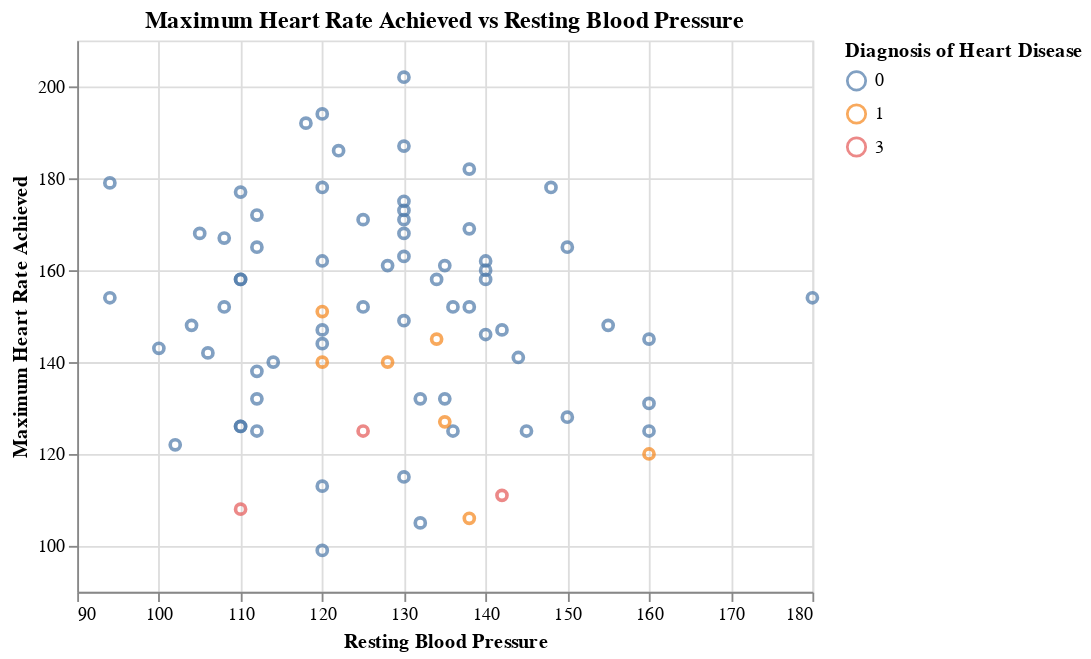

Notebook cell for this chart:
### Markdown cell above
There are no clear trends in Serum cholestral and Resting Blood Pressure that can be seen through the plot above. However, if a patient has a resting blood pressure of around 110 to 140 mm Hg and a Serum Cholestral level of 200 to 300, they should be aware that they have a higher risk of possessing heart disease.

### Code cell
plot5=alt.Chart(heart_test_predictions).mark_point().encode(
    x=alt.X("trestbps",title = "Resting Blood Pressure", scale=alt.Scale(zero=False)),
    y=alt.Y("thalach",title = "Maximum Heart Rate Achieved", scale=alt.Scale(zero=False)),
    color=alt.Color("predicted:N",title = "Diagnosis of Heart Disease")
).properties(title="Maximum Heart Rate Achieved vs Resting Blood Pressure")
plot5

### Figure 1 — Vega-Lite specification as saved in the notebook (floating-point values rounded to 4 significant figures)
{"config": {"view": {"continuousWidth": 400, "continuousHeight": 300}}, "data": {"name": "data-126e00955e0362e263d044f6f4608d0d"}, "mark": "point", "encoding": {"color": {"field": "predicted", "title": "Diagnosis of Heart Disease", "type": "nominal"}, "x": {"field": "trestbps", "scale": {"zero": false}, "title": "Resting Blood Pressure", "type": "quantitative"}, "y": {"field": "thalach", "scale": {"zero": false}, "title": "Maximum Heart Rate Achieved", "type": "quantitative"}}, "title": "Maximum Heart Rate Achieved vs Resting Blood Pressure", "$schema": "https://vega.github.io/schema/vega-lite/v4.17.0.json", "datasets": {"data-126e00955e0362e263d044f6f4608d0d": [{"age": 65, "sex": 1, "cp": 4, "trestbps": 110, "chol": 248, "fbs": 0, "restecg": 2, "thalach": 158, "exang": 0, "oldpeak": 0.6, "slope": 1, "ca": 2.0, "thal": 6.0, "num": 1, "predicted": 0}, {"age": 39, "sex": 0, "cp": 3, "trestbps": 94, "chol": 199, "fbs": 0, "restecg": 0, "thalach": 179, "exang": 0, "oldpeak": 0.0, "slope": 1, "ca": 0.0, "thal": 3.0, "num": 0, "predicted": 0}, {"age": 64, "sex": 1, "cp": 3, "trestbps": 140, "chol": 335, "fbs": 0, "restecg": 0, "thalach": 158, "exang": 0, "oldpeak": 0.0, "slope": 1, "ca": 0.0, "thal": 3.0, "num": 1, "predicted": 0}, {"age": 52, "sex": 1, "cp": 4, "trestbps": 128, "chol": 255, "fbs": 0, "restecg": 0, "thalach": 161, "exang": 1, "oldpeak": 0.0, "slope": 1, "ca": 1.0, "thal": 7.0, "num": 1, "predicted": 0}, {"age": 58, "sex": 1, "cp": 4, "trestbps": 125, "chol": 300, "fbs": 0, "restecg": 2, "thalach": 171, "exang": 0, "oldpeak": 0.0, "slope": 1, "ca": 2.0, "thal": 7.0, "num": 1, "predicted": 0}, {"age": 47, "sex": 1, "cp": 3, "trestbps": 108, "chol": 243, "fbs": 0, "restecg": 0, "thalach": 152, "exang": 0, "oldpeak": 0.0, "slope": 1, "ca": 0.0, "thal": 3.0, "num": 1, "predicted": 0}, {"age": 56, "sex": 1, "cp": 2, "trestbps": 120, "chol": 236, "fbs": 0, "restecg": 0, "thalach": 178, "exang": 0, "oldpeak": 0.8, "slope": 1, "ca": 0.0, "thal": 3.0, "num": 0, "predicted": 0}, {"age": 34, "sex": 0, "cp": 2, "trestbps": 118, "chol": 210, "fbs": 0, "restecg": 0, "thalach": 192, "exang": 0, "oldpeak": 0.7, "slope": 1, "ca": 0.0, "thal": 3.0, "num": 0, "predicted": 0}, {"age": 55, "sex": 1, "cp": 4, "trestbps": 132, "chol": 353, "fbs": 0, "restecg": 0, "thalach": 132, "exang": 1, "oldpeak": 1.2, "slope": 2, "ca": 1.0, "thal": 7.0, "num": 3, "predicted": 0}, {"age": 59, "sex": 1, "cp": 1, "trestbps": 160, "chol": 273, "fbs": 0, "restecg": 2, "thalach": 125, "exang": 0, "oldpeak": 0.0, "slope": 1, "ca": 0.0, "thal": 3.0, "num": 1, "predicted": 0}, {"age": 62, "sex": 1, "cp": 4, "trestbps": 120, "chol": 267, "fbs": 0, "restecg": 0, "thalach": 99, "exang": 1, "oldpeak": 1.8, "slope": 2, "ca": 2.0, "thal": 7.0, "num": 1, "predicted": 0}, {"age": 41, "sex": 0, "cp": 3, "trestbps": 112, "chol": 268, "fbs": 0, "restecg": 2, "thalach": 172, "exang": 1, "oldpeak": 0.0, "slope": 1, "ca": 0.0, "thal": 3.0, "num": 0, "predicted": 0}, {"age": 53, "sex": 1, "cp": 4, "trestbps": 142, "chol": 226, "fbs": 0, "restecg": 2, "thalach": 111, "exang": 1, "oldpeak": 0.0, "slope": 1, "ca": 0.0, "thal": 7.0, "num": 0, "predicted": 3}, {"age": 70, "sex": 1, "cp": 4, "trestbps": 145, "chol": 174, "fbs": 0, "restecg": 0, "thalach": 125, "exang": 1, "oldpeak": 2.6, "slope": 3, "ca": 0.0, "thal": 7.0, "num": 4, "predicted": 0}, {"age": 52, "sex": 1, "cp": 3, "trestbps": 138, "chol": 223, "fbs": 0, "restecg": 0, "thalach": 169, "exang": 0, "oldpeak": 0.0, "slope": 1, "ca": null, "thal": 3.0, "num": 0, "predicted": 0}, {"age": 58, "sex": 0, "cp": 2, "trestbps": 136, "chol": 319, "fbs": 1, "restecg": 2, "thalach": 152, "exang": 0, "oldpeak": 0.0, "slope": 1, "ca": 2.0, "thal": 3.0, "num": 3, "predicted": 0}, {"age": 41, "sex": 0, "cp": 2, "trestbps": 105, "chol": 198, "fbs": 0, "restecg": 0, "thalach": 168, "exang": 0, "oldpeak": 0.0, "slope": 1, "ca": 1.0, "thal": 3.0, "num": 0, "predicted": 0}, {"age": 67, "sex": 0, "cp": 4, "trestbps": 106, "chol": 223, "fbs": 0, "restecg": 0, "thalach": 142, "exang": 0, "oldpeak": 0.3, "slope": 1, "ca": 2.0, "thal": 3.0, "num": 0, "predicted": 0}, {"age": 52, "sex": 1, "cp": 2, "trestbps": 134, "chol": 201, "fbs": 0, "restecg": 0, "thalach": 158, "exang": 0, "oldpeak": 0.8, "slope": 1, "ca": 1.0, "thal": 3.0, "num": 0, "predicted": 0}, {"age": 51, "sex": 1, "cp": 3, "trestbps": 94, "chol": 227, "fbs": 0, "restecg": 0, "thalach": 154, "exang": 1, "oldpeak": 0.0, "slope": 1, "ca": 1.0, "thal": 7.0, "num": 0, "predicted": 0}, {"age": 29, "sex": 1, "cp": 2, "trestbps": 130, "chol": 204, "fbs": 0, "restecg": 2, "thalach": 202, "exang": 0, "oldpeak": 0.0, "slope": 1, "ca": 0.0, "thal": 3.0, "num": 0, "predicted": 0}, {"age": 61, "sex": 1, "cp": 4, "trestbps": 120, "chol": 260, "fbs": 0, "restecg": 0, "thalach": 140, "exang": 1, "oldpeak": 3.6, "slope": 2, "ca": 1.0, "thal": 7.0, "num": 2, "predicted": 1}, {"age": 54, "sex": 1, "cp": 4, "trestbps": 110, "chol": 239, "fbs": 0, "restecg": 0, "thalach": 126, "exang": 1, "oldpeak": 2.8, "slope": 2, "ca": 1.0, "thal": 7.0, "num": 3, "predicted": 0}, {"age": 59, "sex": 1, "cp": 4, "trestbps": 140, "chol": 177, "fbs": 0, "restecg": 0, "thalach": 162, "exang": 1, "oldpeak": 0.0, "slope": 1, "ca": 1.0, "thal": 7.0, "num": 2, "predicted": 0}, {"age": 54, "sex": 1, "cp": 3, "trestbps": 150, "chol": 232, "fbs": 0, "restecg": 2, "thalach": 165, "exang": 0, "oldpeak": 1.6, "slope": 1, "ca": 0.0, "thal": 7.0, "num": 0, "predicted": 0}, {"age": 51, "sex": 1, "cp": 1, "trestbps": 125, "chol": 213, "fbs": 0, "restecg": 2, "thalach": 125, "exang": 1, "oldpeak": 1.4, "slope": 1, "ca": 1.0, "thal": 3.0, "num": 0, "predicted": 3}, {"age": 64, "sex": 0, "cp": 4, "trestbps": 180, "chol": 325, "fbs": 0, "restecg": 0, "thalach": 154, "exang": 1, "oldpeak": 0.0, "slope": 1, "ca": 0.0, "thal": 3.0, "num": 0, "predicted": 0}, {"age": 69, "sex": 1, "cp": 3, "trestbps": 140, "chol": 254, "fbs": 0, "restecg": 2, "thalach": 146, "exang": 0, "oldpeak": 2.0, "slope": 2, "ca": 3.0, "thal": 7.0, "num": 2, "predicted": 0}, {"age": 54, "sex": 1, "cp": 4, "trestbps": 140, "chol": 239, "fbs": 0, "restecg": 0, "thalach": 160, "exang": 0, "oldpeak": 1.2, "slope": 1, "ca": 0.0, "thal": 3.0, "num": 0, "predicted": 0}, {"age": 55, "sex": 1, "cp": 4, "trestbps": 160, "chol": 289, "fbs": 0, "restecg": 2, "thalach": 145, "exang": 1, "oldpeak": 0.8, "slope": 2, "ca": 1.0, "thal": 7.0, "num": 4, "predicted": 0}, {"age": 48, "sex": 1, "cp": 4, "trestbps": 122, "chol": 222, "fbs": 0, "restecg": 2, "thalach": 186, "exang": 0, "oldpeak": 0.0, "slope": 1, "ca": 0.0, "thal": 3.0, "num": 0, "predicted": 0}, {"age": 42, "sex": 0, "cp": 4, "trestbps": 102, "chol": 265, "fbs": 0, "restecg": 2, "thalach": 122, "exang": 0, "oldpeak": 0.6, "slope": 2, "ca": 0.0, "thal": 3.0, "num": 0, "predicted": 0}, {"age": 66, "sex": 1, "cp": 2, "trestbps": 160, "chol": 246, "fbs": 0, "restecg": 0, "thalach": 120, "exang": 1, "oldpeak": 0.0, "slope": 2, "ca": 3.0, "thal": 6.0, "num": 2, "predicted": 1}, {"age": 66, "sex": 1, "cp": 4, "trestbps": 120, "chol": 302, "fbs": 0, "restecg": 2, "thalach": 151, "exang": 0, "oldpeak": 0.4, "slope": 2, "ca": 0.0, "thal": 3.0, "num": 0, "predicted": 1}, {"age": 57, "sex": 1, "cp": 4, "trestbps": 130, "chol": 131, "fbs": 0, "restecg": 0, "thalach": 115, "exang": 1, "oldpeak": 1.2, "slope": 2, "ca": 1.0, "thal": 7.0, "num": 3, "predicted": 0}, {"age": 71, "sex": 0, "cp": 4, "trestbps": 112, "chol": 149, "fbs": 0, "restecg": 0, "thalach": 125, "exang": 0, "oldpeak": 1.6, "slope": 2, "ca": 0.0, "thal": 3.0, "num": 0, "predicted": 0}, {"age": 53, "sex": 1, "cp": 3, "trestbps": 130, "chol": 246, "fbs": 1, "restecg": 2, "thalach": 173, "exang": 0, "oldpeak": 0.0, "slope": 1, "ca": 3.0, "thal": 3.0, "num": 0, "predicted": 0}, {"age": 44, "sex": 1, "cp": 4, "trestbps": 110, "chol": 197, "fbs": 0, "restecg": 2, "thalach": 177, "exang": 0, "oldpeak": 0.0, "slope": 1, "ca": 1.0, "thal": 3.0, "num": 1, "predicted": 0}, {"age": 59, "sex": 1, "cp": 4, "trestbps": 135, "chol": 234, "fbs": 0, "restecg": 0, "thalach": 161, "exang": 0, "oldpeak": 0.5, "slope": 2, "ca": 0.0, "thal": 7.0, "num": 0, "predicted": 0}, {"age": 61, "sex": 1, "cp": 1, "trestbps": 134, "chol": 234, "fbs": 0, "restecg": 0, "thalach": 145, "exang": 0, "oldpeak": 2.6, "slope": 2, "ca": 2.0, "thal": 3.0, "num": 2, "predicted": 1}, {"age": 62, "sex": 1, "cp": 2, "trestbps": 128, "chol": 208, "fbs": 1, "restecg": 2, "thalach": 140, "exang": 0, "oldpeak": 0.0, "slope": 1, "ca": 0.0, "thal": 3.0, "num": 0, "predicted": 1}, {"age": 37, "sex": 1, "cp": 3, "trestbps": 130, "chol": 250, "fbs": 0, "restecg": 0, "thalach": 187, "exang": 0, "oldpeak": 3.5, "slope": 3, "ca": 0.0, "thal": 3.0, "num": 0, "predicted": 0}, {"age": 54, "sex": 1, "cp": 4, "trestbps": 120, "chol": 188, "fbs": 0, "restecg": 0, "thalach": 113, "exang": 0, "oldpeak": 1.4, "slope": 2, "ca": 1.0, "thal": 7.0, "num": 2, "predicted": 0}, {"age": 42, "sex": 1, "cp": 1, "trestbps": 148, "chol": 244, "fbs": 0, "restecg": 2, "thalach": 178, "exang": 0, "oldpeak": 0.8, "slope": 1, "ca": 2.0, "thal": 3.0, "num": 0, "predicted": 0}, {"age": 54, "sex": 1, "cp": 3, "trestbps": 125, "chol": 273, "fbs": 0, "restecg": 2, "thalach": 152, "exang": 0, "oldpeak": 0.5, "slope": 3, "ca": 1.0, "thal": 3.0, "num": 0, "predicted": 0}, {"age": 49, "sex": 0, "cp": 4, "trestbps": 130, "chol": 269, "fbs": 0, "restecg": 0, "thalach": 163, "exang": 0, "oldpeak": 0.0, "slope": 1, "ca": 0.0, "thal": 3.0, "num": 0, "predicted": 0}, {"age": 45, "sex": 0, "cp": 2, "trestbps": 130, "chol": 234, "fbs": 0, "restecg": 2, "thalach": 175, "exang": 0, "oldpeak": 0.6, "slope": 2, "ca": 0.0, "thal": 3.0, "num": 0, "predicted": 0}, {"age": 45, "sex": 1, "cp": 4, "trestbps": 142, "chol": 309, "fbs": 0, "restecg": 2, "thalach": 147, "exang": 1, "oldpeak": 0.0, "slope": 2, "ca": 3.0, "thal": 7.0, "num": 3, "predicted": 0}, {"age": 66, "sex": 1, "cp": 4, "trestbps": 112, "chol": 212, "fbs": 0, "restecg": 2, "thalach": 132, "exang": 1, "oldpeak": 0.1, "slope": 1, "ca": 1.0, "thal": 3.0, "num": 2, "predicted": 0}, {"age": 42, "sex": 1, "cp": 3, "trestbps": 120, "chol": 240, "fbs": 1, "restecg": 0, "thalach": 194, "exang": 0, "oldpeak": 0.8, "slope": 3, "ca": 0.0, "thal": 7.0, "num": 0, "predicted": 0}, {"age": 45, "sex": 0, "cp": 4, "trestbps": 138, "chol": 236, "fbs": 0, "restecg": 2, "thalach": 152, "exang": 1, "oldpeak": 0.2, "slope": 2, "ca": 0.0, "thal": 3.0, "num": 0, "predicted": 0}, {"age": 68, "sex": 1, "cp": 4, "trestbps": 144, "chol": 193, "fbs": 1, "restecg": 0, "thalach": 141, "exang": 0, "oldpeak": 3.4, "slope": 2, "ca": 2.0, "thal": 7.0, "num": 2, "predicted": 0}, {"age": 69, "sex": 1, "cp": 1, "trestbps": 160, "chol": 234, "fbs": 1, "restecg": 2, "thalach": 131, "exang": 0, "oldpeak": 0.1, "slope": 2, "ca": 1.0, "thal": 3.0, "num": 0, "predicted": 0}, {"age": 54, "sex": 0, "cp": 3, "trestbps": 110, "chol": 214, "fbs": 0, "restecg": 0, "thalach": 158, "exang": 0, "oldpeak": 1.6, "slope": 2, "ca": 0.0, "thal": 3.0, "num": 0, "predicted": 0}, {"age": 41, "sex": 1, "cp": 3, "trestbps": 130, "chol": 214, "fbs": 0, "restecg": 2, "thalach": 168, "exang": 0, "oldpeak": 2.0, "slope": 2, "ca": 0.0, "thal": 3.0, "num": 0, "predicted": 0}, {"age": 58, "sex": 1, "cp": 3, "trestbps": 112, "chol": 230, "fbs": 0, "restecg": 2, "thalach": 165, "exang": 0, "oldpeak": 2.5, "slope": 2, "ca": 1.0, "thal": 7.0, "num": 4, "predicted": 0}, {"age": 58, "sex": 1, "cp": 4, "trestbps": 114, "chol": 318, "fbs": 0, "restecg": 1, "thalach": 140, "exang": 0, "oldpeak": 4.4, "slope": 3, "ca": 3.0, "thal": 6.0, "num": 4, "predicted": 0}, {"age": 65, "sex": 0, "cp": 3, "trestbps": 155, "chol": 269, "fbs": 0, "restecg": 0, "thalach": 148, "exang": 0, "oldpeak": 0.8, "slope": 1, "ca": 0.0, "thal": 3.0, "num": 0, "predicted": 0}, {"age": 50, "sex": 1, "cp": 4, "trestbps": 150, "chol": 243, "fbs": 0, "restecg": 2, "thalach": 128, "exang": 0, "oldpeak": 2.6, "slope": 2, "ca": 0.0, "thal": 7.0, "num": 4, "predicted": 0}, {"age": 54, "sex": 1, "cp": 3, "trestbps": 120, "chol": 258, "fbs": 0, "restecg": 2, "thalach": 147, "exang": 0, "oldpeak": 0.4, "slope": 2, "ca": 0.0, "thal": 7.0, "num": 0, "predicted": 0}, {"age": 54, "sex": 1, "cp": 4, "trestbps": 110, "chol": 206, "fbs": 0, "restecg": 2, "thalach": 108, "exang": 1, "oldpeak": 0.0, "slope": 2, "ca": 1.0, "thal": 3.0, "num": 3, "predicted": 3}, {"age": 49, "sex": 1, "cp": 2, "trestbps": 130, "chol": 266, "fbs": 0, "restecg": 0, "thalach": 171, "exang": 0, "oldpeak": 0.6, "slope": 1, "ca": 0.0, "thal": 3.0, "num": 0, "predicted": 0}, {"age": 54, "sex": 0, "cp": 3, "trestbps": 108, "chol": 267, "fbs": 0, "restecg": 2, "thalach": 167, "exang": 0, "oldpeak": 0.0, "slope": 1, "ca": 0.0, "thal": 3.0, "num": 0, "predicted": 0}, {"age": 59, "sex": 1, "cp": 4, "trestbps": 138, "chol": 271, "fbs": 0, "restecg": 2, "thalach": 182, "exang": 0, "oldpeak": 0.0, "slope": 1, "ca": 0.0, "thal": 3.0, "num": 0, "predicted": 0}, {"age": 45, "sex": 1, "cp": 4, "trestbps": 104, "chol": 208, "fbs": 0, "restecg": 2, "thalach": 148, "exang": 1, "oldpeak": 3.0, "slope": 2, "ca": 0.0, "thal": 3.0, "num": 0, "predicted": 0}, {"age": 62, "sex": 0, "cp": 4, "trestbps": 138, "chol": 294, "fbs": 1, "restecg": 0, "thalach": 106, "exang": 0, "oldpeak": 1.9, "slope": 2, "ca": 3.0, "thal": 3.0, "num": 2, "predicted": 1}, {"age": 56, "sex": 1, "cp": 4, "trestbps": 132, "chol": 184, "fbs": 0, "restecg": 2, "thalach": 105, "exang": 1, "oldpeak": 2.1, "slope": 2, "ca": 1.0, "thal": 6.0, "num": 1, "predicted": 0}, {"age": 42, "sex": 1, "cp": 4, "trestbps": 136, "chol": 315, "fbs": 0, "restecg": 0, "thalach": 125, "exang": 1, "oldpeak": 1.8, "slope": 2, "ca": 0.0, "thal": 6.0, "num": 2, "predicted": 0}, {"age": 65, "sex": 1, "cp": 4, "trestbps": 135, "chol": 254, "fbs": 0, "restecg": 2, "thalach": 127, "exang": 0, "oldpeak": 2.8, "slope": 2, "ca": 1.0, "thal": 7.0, "num": 2, "predicted": 1}, {"age": 46, "sex": 1, "cp": 4, "trestbps": 120, "chol": 249, "fbs": 0, "restecg": 2, "thalach": 144, "exang": 0, "oldpeak": 0.8, "slope": 1, "ca": 0.0, "thal": 7.0, "num": 1, "predicted": 0}, {"age": 57, "sex": 1, "cp": 4, "trestbps": 110, "chol": 201, "fbs": 0, "restecg": 0, "thalach": 126, "exang": 1, "oldpeak": 1.5, "slope": 2, "ca": 0.0, "thal": 6.0, "num": 0, "predicted": 0}, {"age": 51, "sex": 0, "cp": 3, "trestbps": 130, "chol": 256, "fbs": 0, "restecg": 2, "thalach": 149, "exang": 0, "oldpeak": 0.5, "slope": 1, "ca": 0.0, "thal": 3.0, "num": 0, "predicted": 0}, {"age": 56, "sex": 1, "cp": 1, "trestbps": 120, "chol": 193, "fbs": 0, "restecg": 2, "thalach": 162, "exang": 0, "oldpeak": 1.9, "slope": 2, "ca": 0.0, "thal": 7.0, "num": 0, "predicted": 0}, {"age": 45, "sex": 0, "cp": 2, "trestbps": 112, "chol": 160, "fbs": 0, "restecg": 0, "thalach": 138, "exang": 0, "oldpeak": 0.0, "slope": 2, "ca": 0.0, "thal": 3.0, "num": 0, "predicted": 0}, {"age": 41, "sex": 1, "cp": 2, "trestbps": 135, "chol": 203, "fbs": 0, "restecg": 0, "thalach": 132, "exang": 0, "oldpeak": 0.0, "slope": 2, "ca": 0.0, "thal": 6.0, "num": 0, "predicted": 0}, {"age": 51, "sex": 1, "cp": 3, "trestbps": 100, "chol": 222, "fbs": 0, "restecg": 0, "thalach": 143, "exang": 1, "oldpeak": 1.2, "slope": 2, "ca": 0.0, "thal": 3.0, "num": 0, "predicted": 0}]}}
